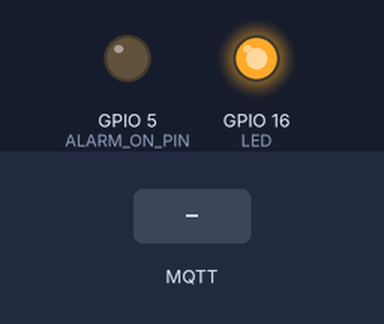
A sketch run on a simulated ESP8266 (NodeMCU). On the bench: output pins drawn as LEDs (lit = HIGH). The test bench sets the inputs (shaded band). WiFi joins after 1.5 s; servers stay silent unless stated; random numbers use the default seed unless the sketch sets one; no MQTT or app messages arrive unless stated; what the sketch prints to the serial monitor is not drawn.

Above: at 0.1 s.
At 2.7 s:
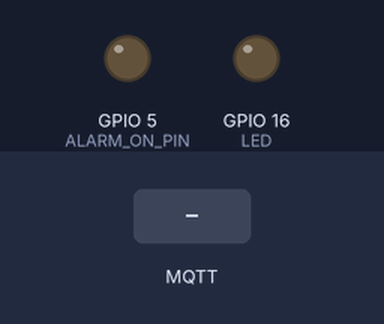
2.8 s: MQTT message "ALARM" arrives on the first subscribed topic
At 3.8 s:
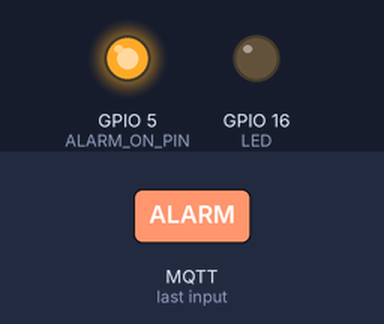
Timing chart, 0 to 11.8 s (numbered marks = the images above; inputs shaded):
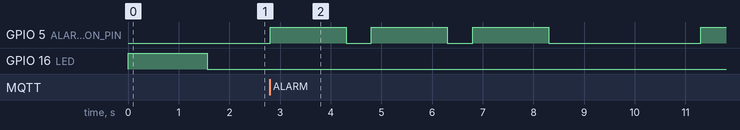

The sketch:

mqtt_esp8266_client.ino
```cpp
#include <ESP8266WiFi.h>
#include <PubSubClient.h>
#define ALARM_ON_PIN 5
#define LED 16


// Update these with values suitable for your network.

const char* ssid = "Frankof_Workers";
const char* password = "70736948";
const char* mqtt_server = "broker.mqtt-dashboard.com";

WiFiClient espClient;
PubSubClient client(espClient);

String msg="";
int counter = 0;
bool ff = true;

//long lastMsg = 0;
//char msg[50];
//int value = 0;

void setup_wifi() {

  delay(10);
  // We start by connecting to a WiFi network
  Serial.println();
  Serial.print("З'єднуємось з ");
  Serial.println(ssid);

  WiFi.begin(ssid, password);

  while (WiFi.status() != WL_CONNECTED) {
    delay(500);
    Serial.print(".");
  }

  randomSeed(micros());

  Serial.println("");
  Serial.println("WiFi connected");
  Serial.println("IP address: ");
  Serial.println(WiFi.localIP());
}

void callback(char* topic, byte* payload, unsigned int length) {
  msg="";
  Serial.print("Повідомлення прийшло [");
  Serial.print(topic);
  Serial.print("] ");
  for (int i = 0; i < length; i++) {
    msg+=(char)payload[i];

  }
  Serial.println(msg);
  Serial.println();

  // Switch on the LED if an 1 was received as first character
  if (msg == "ALARM") {

      AlarmON();


    //digitalWrite(BUILTIN_LED, LOW);   // Turn the LED on (Note that LOW is the voltage level
    // but actually the LED is on; this is because
    // it is active low on the ESP-01)
  }

  else  {
    //digitalWrite(BUILTIN_LED, HIGH);  // Turn the LED off by making the voltage HIGH
  }

}

void reconnect() {
  // Loop until we're reconnected
  while (!client.connected()) {
    Serial.print("Attempting MQTT connection...");
    // Create a random client ID
    String clientId = "ESP8266Client-";
    clientId += String(random(0xffff), HEX);
    // Attempt to connect
    if (client.connect(clientId.c_str())) {
      Serial.println("connected");
      digitalWrite(LED, LOW);
      // Once connected, publish an announcement...
      client.subscribe("frankof/alarmer/out");
      // ... and resubscribe
      //client.subscribe("inTopic");
    } else {
      Serial.print("failed, rc=");
      digitalWrite(LED, HIGH);
      Serial.print(client.state());
      Serial.println(" try again in 5 seconds");
      // Wait 5 seconds before retrying
      delay(5000);
    }
  }
}

void setup() {
  pinMode(ALARM_ON_PIN, OUTPUT);
  pinMode(LED, OUTPUT);
  digitalWrite(ALARM_ON_PIN, LOW);
  digitalWrite(LED, HIGH);     // Initialize the BUILTIN_LED pin as an output
  Serial.begin(115200);
  setup_wifi();
  client.setServer(mqtt_server, 1883);
  client.setCallback(callback);
}

void loop() {

  if (!client.connected()) {
    reconnect();
  }
  client.loop();

//  long now = millis();
//  if (now - lastMsg > 2000) {
//    lastMsg = now;
//    ++value;
//    snprintf (msg, 50, "hello world #%ld", value);
//    Serial.print("Publish message: ");
//    Serial.println(msg);
//    client.publish("outTopic", msg);
//  }
}

void AlarmON(){
  Serial.println("Alaaaaarm!");
  //client.publish("frankof/alarmer/out", "ALARM");
  for (int i=0; i < 3; i++){
  digitalWrite(ALARM_ON_PIN, HIGH);
  delay(1500);
  digitalWrite(ALARM_ON_PIN, LOW);
  delay(500);
  digitalWrite(ALARM_ON_PIN, HIGH);
  delay(1500);
  digitalWrite(ALARM_ON_PIN, LOW);
  delay(500);
  digitalWrite(ALARM_ON_PIN, HIGH);
  delay(1500);
  digitalWrite(ALARM_ON_PIN, LOW);
  delay(3000);
   }
}
```

Measured:
- after the input at 2.8 s, GPIO 5 (ALARM_ON_PIN): LOW → HIGH at once, then repeats every 2.0 s: LOW 0.50 s, HIGH 1.5 s
